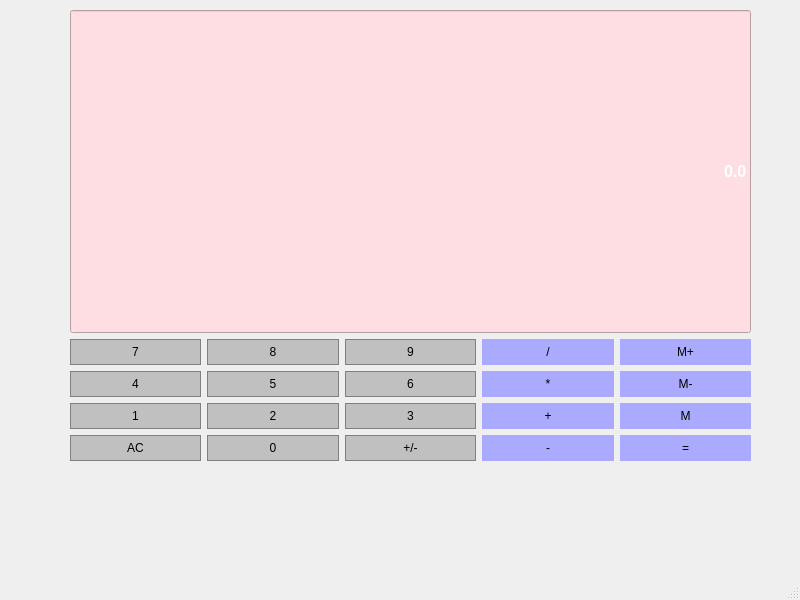
<?xml version="1.0" encoding="UTF-8"?>
<ui version="4.0">
 <class>Calculer</class>
 <widget class="QMainWindow" name="Calculer">
  <property name="geometry">
   <rect>
    <x>0</x>
    <y>0</y>
    <width>800</width>
    <height>600</height>
   </rect>
  </property>
  <property name="windowTitle">
   <string>MainWindow</string>
  </property>
  <widget class="QWidget" name="centralwidget">
   <widget class="QWidget" name="gridLayoutWidget">
    <property name="geometry">
     <rect>
      <x>70</x>
      <y>10</y>
      <width>681</width>
      <height>451</height>
     </rect>
    </property>
    <layout class="QGridLayout" name="gridLayout">
     <item row="1" column="0">
      <layout class="QGridLayout" name="gridLayout_5">
       <item row="0" column="2">
        <widget class="QPushButton" name="Button9">
         <property name="sizePolicy">
          <sizepolicy hsizetype="Preferred" vsizetype="Preferred">
           <horstretch>0</horstretch>
           <verstretch>0</verstretch>
          </sizepolicy>
         </property>
         <property name="styleSheet">
          <string notr="true">QPushButton {
     background-color: #C0C0C0; border: 1px solid gray;
	border-radius: 0px;
	padding: 5px;
}
QPushButton:pressed {
    background-color: #A9A9A9; border: 1px solid gray;
	border-radius: 0px;
	padding: 5px;
}</string>
         </property>
         <property name="text">
          <string>9</string>
         </property>
        </widget>
       </item>
       <item row="3" column="1">
        <widget class="QPushButton" name="Button0">
         <property name="sizePolicy">
          <sizepolicy hsizetype="Preferred" vsizetype="Preferred">
           <horstretch>0</horstretch>
           <verstretch>0</verstretch>
          </sizepolicy>
         </property>
         <property name="styleSheet">
          <string notr="true">QPushButton {
     background-color: #C0C0C0; border: 1px solid gray;
	border-radius: 0px;
	padding: 5px;
}
QPushButton:pressed {
    background-color: #A9A9A9; border: 1px solid gray;
	border-radius: 0px;
	padding: 5px;
}</string>
         </property>
         <property name="text">
          <string>0</string>
         </property>
        </widget>
       </item>
       <item row="2" column="2">
        <widget class="QPushButton" name="Button3">
         <property name="sizePolicy">
          <sizepolicy hsizetype="Preferred" vsizetype="Preferred">
           <horstretch>0</horstretch>
           <verstretch>0</verstretch>
          </sizepolicy>
         </property>
         <property name="styleSheet">
          <string notr="true">QPushButton {
     background-color: #C0C0C0; border: 1px solid gray;
	border-radius: 0px;
	padding: 5px;
}
QPushButton:pressed {
    background-color: #A9A9A9; border: 1px solid gray;
	border-radius: 0px;
	padding: 5px;
}</string>
         </property>
         <property name="text">
          <string>3</string>
         </property>
        </widget>
       </item>
       <item row="3" column="3">
        <widget class="QPushButton" name="Subtract">
         <property name="sizePolicy">
          <sizepolicy hsizetype="Preferred" vsizetype="Preferred">
           <horstretch>0</horstretch>
           <verstretch>0</verstretch>
          </sizepolicy>
         </property>
         <property name="styleSheet">
          <string notr="true">QPushButton {
    background-color: rgb(170, 170, 255);
	border-radius: 0px;
	padding: 5px;
}
QPushButton:pressed {
    background-color: #A9A9A9; border: 1px solid gray;
	border-radius: 0px;
	padding: 5px;
}</string>
         </property>
         <property name="text">
          <string>-</string>
         </property>
        </widget>
       </item>
       <item row="0" column="1">
        <widget class="QPushButton" name="Button8">
         <property name="sizePolicy">
          <sizepolicy hsizetype="Preferred" vsizetype="Preferred">
           <horstretch>0</horstretch>
           <verstretch>0</verstretch>
          </sizepolicy>
         </property>
         <property name="styleSheet">
          <string notr="true">QPushButton {
     background-color: #C0C0C0; border: 1px solid gray;
	border-radius: 0px;
	padding: 5px;
}
QPushButton:pressed {
    background-color: #A9A9A9; border: 1px solid gray;
	border-radius: 0px;
	padding: 5px;
}</string>
         </property>
         <property name="text">
          <string>8</string>
         </property>
        </widget>
       </item>
       <item row="3" column="4">
        <widget class="QPushButton" name="Equals">
         <property name="sizePolicy">
          <sizepolicy hsizetype="Preferred" vsizetype="Preferred">
           <horstretch>0</horstretch>
           <verstretch>0</verstretch>
          </sizepolicy>
         </property>
         <property name="styleSheet">
          <string notr="true">QPushButton {
     background-color: rgb(170, 170, 255);
	border-radius: 0px;
	padding: 5px;
}
QPushButton:pressed {
    background-color: #A9A9A9; border: 1px solid gray;
	border-radius: 0px;
	padding: 5px;
}</string>
         </property>
         <property name="text">
          <string>=</string>
         </property>
        </widget>
       </item>
       <item row="2" column="1">
        <widget class="QPushButton" name="Button2">
         <property name="sizePolicy">
          <sizepolicy hsizetype="Preferred" vsizetype="Preferred">
           <horstretch>0</horstretch>
           <verstretch>0</verstretch>
          </sizepolicy>
         </property>
         <property name="styleSheet">
          <string notr="true">QPushButton {
     background-color: #C0C0C0; border: 1px solid gray;
	border-radius: 0px;
	padding: 5px;
}
QPushButton:pressed {
    background-color: #A9A9A9; border: 1px solid gray;
	border-radius: 0px;
	padding: 5px;
}</string>
         </property>
         <property name="text">
          <string>2</string>
         </property>
        </widget>
       </item>
       <item row="2" column="4">
        <widget class="QPushButton" name="MemGet">
         <property name="sizePolicy">
          <sizepolicy hsizetype="Preferred" vsizetype="Preferred">
           <horstretch>0</horstretch>
           <verstretch>0</verstretch>
          </sizepolicy>
         </property>
         <property name="styleSheet">
          <string notr="true">QPushButton {
     background-color: rgb(170, 170, 255);
	border-radius: 0px;
	padding: 5px;
}
QPushButton:pressed {
    background-color: #A9A9A9; border: 1px solid gray;
	border-radius: 0px;
	padding: 5px;
}</string>
         </property>
         <property name="text">
          <string>M</string>
         </property>
        </widget>
       </item>
       <item row="1" column="1">
        <widget class="QPushButton" name="Button5">
         <property name="sizePolicy">
          <sizepolicy hsizetype="Preferred" vsizetype="Preferred">
           <horstretch>0</horstretch>
           <verstretch>0</verstretch>
          </sizepolicy>
         </property>
         <property name="styleSheet">
          <string notr="true">QPushButton {
     background-color: #C0C0C0; border: 1px solid gray;
	border-radius: 0px;
	padding: 5px;
}
QPushButton:pressed {
    background-color: #A9A9A9; border: 1px solid gray;
	border-radius: 0px;
	padding: 5px;
}</string>
         </property>
         <property name="text">
          <string>5</string>
         </property>
        </widget>
       </item>
       <item row="0" column="0">
        <widget class="QPushButton" name="Button7">
         <property name="sizePolicy">
          <sizepolicy hsizetype="Preferred" vsizetype="Preferred">
           <horstretch>0</horstretch>
           <verstretch>0</verstretch>
          </sizepolicy>
         </property>
         <property name="styleSheet">
          <string notr="true">QPushButton {
     background-color: #C0C0C0; border: 1px solid gray;
	border-radius: 0px;
	padding: 5px;
}
QPushButton:pressed {
    background-color: #A9A9A9; border: 1px solid gray;
	border-radius: 0px;
	padding: 5px;
}</string>
         </property>
         <property name="text">
          <string>7</string>
         </property>
        </widget>
       </item>
       <item row="3" column="2">
        <widget class="QPushButton" name="ChangeSign">
         <property name="sizePolicy">
          <sizepolicy hsizetype="Preferred" vsizetype="Preferred">
           <horstretch>0</horstretch>
           <verstretch>0</verstretch>
          </sizepolicy>
         </property>
         <property name="styleSheet">
          <string notr="true">QPushButton {
     background-color: #C0C0C0; border: 1px solid gray;
	border-radius: 0px;
	padding: 5px;
}
QPushButton:pressed {
    background-color: #A9A9A9; border: 1px solid gray;
	border-radius: 0px;
	padding: 5px;
}</string>
         </property>
         <property name="text">
          <string>+/-</string>
         </property>
        </widget>
       </item>
       <item row="2" column="0">
        <widget class="QPushButton" name="Button1">
         <property name="sizePolicy">
          <sizepolicy hsizetype="Preferred" vsizetype="Preferred">
           <horstretch>0</horstretch>
           <verstretch>0</verstretch>
          </sizepolicy>
         </property>
         <property name="styleSheet">
          <string notr="true">QPushButton {
     background-color: #C0C0C0; border: 1px solid gray;
	border-radius: 0px;
	padding: 5px;
}
QPushButton:pressed {
    background-color: #A9A9A9; border: 1px solid gray;
	border-radius: 0px;
	padding: 5px;
}</string>
         </property>
         <property name="text">
          <string>1</string>
         </property>
        </widget>
       </item>
       <item row="1" column="3">
        <widget class="QPushButton" name="Multiply">
         <property name="sizePolicy">
          <sizepolicy hsizetype="Preferred" vsizetype="Preferred">
           <horstretch>0</horstretch>
           <verstretch>0</verstretch>
          </sizepolicy>
         </property>
         <property name="styleSheet">
          <string notr="true">QPushButton {
   background-color: rgb(170, 170, 255);
	border-radius: 0px;
	padding: 5px;
}
QPushButton:pressed {
    background-color: #A9A9A9; border: 1px solid gray;
	border-radius: 0px;
	padding: 5px;
}</string>
         </property>
         <property name="text">
          <string>*</string>
         </property>
        </widget>
       </item>
       <item row="0" column="4">
        <widget class="QPushButton" name="MemAdd">
         <property name="sizePolicy">
          <sizepolicy hsizetype="Preferred" vsizetype="Preferred">
           <horstretch>0</horstretch>
           <verstretch>0</verstretch>
          </sizepolicy>
         </property>
         <property name="styleSheet">
          <string notr="true">QPushButton {
    background-color: rgb(170, 170, 255);
	border-radius: 0px;
	padding: 5px;
}
QPushButton:pressed {
    background-color: #A9A9A9; border: 1px solid gray;
	border-radius: 0px;
	padding: 5px;
}</string>
         </property>
         <property name="text">
          <string>M+</string>
         </property>
        </widget>
       </item>
       <item row="2" column="3">
        <widget class="QPushButton" name="Add">
         <property name="sizePolicy">
          <sizepolicy hsizetype="Preferred" vsizetype="Preferred">
           <horstretch>0</horstretch>
           <verstretch>0</verstretch>
          </sizepolicy>
         </property>
         <property name="styleSheet">
          <string notr="true">QPushButton {
     background-color: rgb(170, 170, 255);
	border-radius: 0px;
	padding: 5px;
}
QPushButton:pressed {
    background-color: #A9A9A9; border: 1px solid gray;
	border-radius: 0px;
	padding: 5px;
}</string>
         </property>
         <property name="text">
          <string>+</string>
         </property>
        </widget>
       </item>
       <item row="1" column="2">
        <widget class="QPushButton" name="Button6">
         <property name="sizePolicy">
          <sizepolicy hsizetype="Preferred" vsizetype="Preferred">
           <horstretch>0</horstretch>
           <verstretch>0</verstretch>
          </sizepolicy>
         </property>
         <property name="styleSheet">
          <string notr="true">QPushButton {
     background-color: #C0C0C0; border: 1px solid gray;
	border-radius: 0px;
	padding: 5px;
}
QPushButton:pressed {
    background-color: #A9A9A9; border: 1px solid gray;
	border-radius: 0px;
	padding: 5px;
}</string>
         </property>
         <property name="text">
          <string>6</string>
         </property>
        </widget>
       </item>
       <item row="3" column="0">
        <widget class="QPushButton" name="Clear">
         <property name="sizePolicy">
          <sizepolicy hsizetype="Preferred" vsizetype="Preferred">
           <horstretch>0</horstretch>
           <verstretch>0</verstretch>
          </sizepolicy>
         </property>
         <property name="styleSheet">
          <string notr="true">QPushButton {
     background-color: #C0C0C0; border: 1px solid gray;
	border-radius: 0px;
	padding: 5px;
}
QPushButton:pressed {
    background-color: #A9A9A9; border: 1px solid gray;
	border-radius: 0px;
	padding: 5px;
}</string>
         </property>
         <property name="text">
          <string>AC</string>
         </property>
        </widget>
       </item>
       <item row="0" column="3">
        <widget class="QPushButton" name="Divide">
         <property name="sizePolicy">
          <sizepolicy hsizetype="Preferred" vsizetype="Preferred">
           <horstretch>0</horstretch>
           <verstretch>0</verstretch>
          </sizepolicy>
         </property>
         <property name="styleSheet">
          <string notr="true">QPushButton {
	background-color: rgb(170, 170, 255);
	border-radius: 0px;
	padding: 5px;
}
QPushButton:pressed {
    background-color: #A9A9A9; border: 1px solid gray;
	border-radius: 0px;
	padding: 5px;
}</string>
         </property>
         <property name="text">
          <string>/</string>
         </property>
        </widget>
       </item>
       <item row="1" column="0">
        <widget class="QPushButton" name="Button4">
         <property name="sizePolicy">
          <sizepolicy hsizetype="Preferred" vsizetype="Preferred">
           <horstretch>0</horstretch>
           <verstretch>0</verstretch>
          </sizepolicy>
         </property>
         <property name="styleSheet">
          <string notr="true">QPushButton {
     background-color: #C0C0C0; border: 1px solid gray;
	border-radius: 0px;
	padding: 5px;
}
QPushButton:pressed {
    background-color: #A9A9A9; border: 1px solid gray;
	border-radius: 0px;
	padding: 5px;
}</string>
         </property>
         <property name="text">
          <string>4</string>
         </property>
        </widget>
       </item>
       <item row="1" column="4">
        <widget class="QPushButton" name="MemClear">
         <property name="sizePolicy">
          <sizepolicy hsizetype="Preferred" vsizetype="Preferred">
           <horstretch>0</horstretch>
           <verstretch>0</verstretch>
          </sizepolicy>
         </property>
         <property name="styleSheet">
          <string notr="true">QPushButton {
    background-color: rgb(170, 170, 255);
	border-radius: 0px;
	padding: 5px;
}
QPushButton:pressed {
    background-color: #A9A9A9; border: 1px solid gray;
	border-radius: 0px;
	padding: 5px;
}</string>
         </property>
         <property name="text">
          <string>M-</string>
         </property>
        </widget>
       </item>
      </layout>
     </item>
     <item row="0" column="0">
      <widget class="QLineEdit" name="Display">
       <property name="sizePolicy">
        <sizepolicy hsizetype="Preferred" vsizetype="Expanding">
         <horstretch>0</horstretch>
         <verstretch>0</verstretch>
        </sizepolicy>
       </property>
       <property name="font">
        <font>
         <family>Arial</family>
         <pointsize>12</pointsize>
         <weight>75</weight>
         <bold>true</bold>
        </font>
       </property>
       <property name="contextMenuPolicy">
        <enum>Qt::PreventContextMenu</enum>
       </property>
       <property name="layoutDirection">
        <enum>Qt::LeftToRight</enum>
       </property>
       <property name="styleSheet">
        <string notr="true">QLineEdit {
	background-color: rgb(255, 222, 227);
    
	color: #ffffff;}</string>
       </property>
       <property name="text">
        <string>0.0</string>
       </property>
       <property name="alignment">
        <set>Qt::AlignRight|Qt::AlignTrailing|Qt::AlignVCenter</set>
       </property>
      </widget>
     </item>
    </layout>
   </widget>
  </widget>
  <widget class="QMenuBar" name="menubar">
   <property name="geometry">
    <rect>
     <x>0</x>
     <y>0</y>
     <width>800</width>
     <height>26</height>
    </rect>
   </property>
  </widget>
  <widget class="QStatusBar" name="statusbar"/>
 </widget>
 <resources/>
 <connections/>
</ui>
